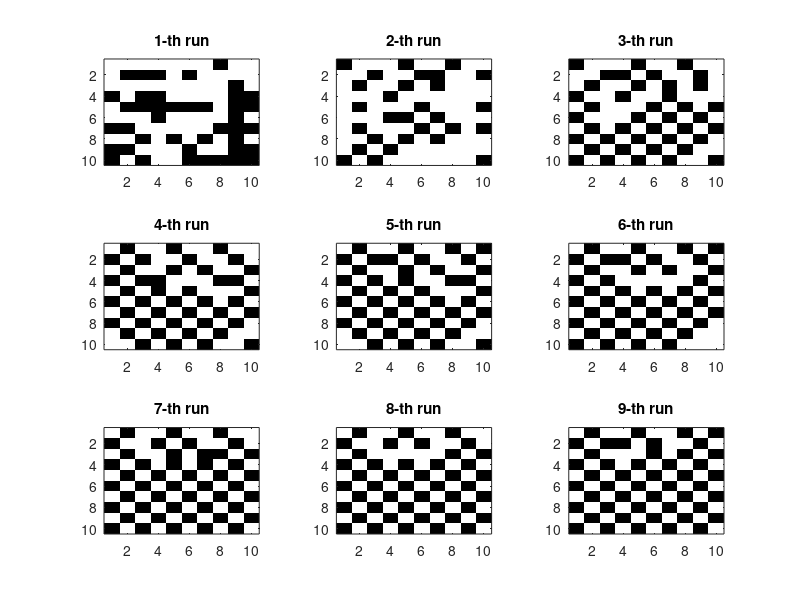

The MATLAB source for this figure:
clear all; close all;
N=10;
X = sign(randn(N,N));
XX = X;

%H = -1;J = 0;
%H = 0;J = 0;
%H = 1;J = 0;
%H = 0;J = -1;
%H = 0;J = 1;
%H = 4;J = -1;
H = 4;J = -2;
 
% define the neighbors
for i = 1:N
    for j = 1:N
        temp = [i-1,j;i+1,j;i,j-1;i,j+1];
        ngh{i,j}=temp(min(temp,[],2)>= 1 & max(temp,[],2)<= N, :);
    end
end
rand('seed',0);
K=9;
for k=2:K
    for i=1:N
        for j=1:N
        sn=H;
        for r=1:length(ngh{i,j})
            sn = sn+ J*X(ngh{i,j}(r,1), ngh{i,j}(r,2));
        end
        P1=exp(sn*2)/(1+exp(2*sn));
        U=rand;
        X(i,j)=(U<P1)-(U>P1);
    end
end
XX(:,:,k)=X;
end
 
for k=1:K
    subplot(3,3,k);
    if(sum(sum(XX(:,:,k)))==N^2)
        image(255*ones(N,N));
    elseif(sum(sum(XX(:,:,k)))==-N^2)
        image(zeros(N,N));
    else
        imagesc(XX(:,:,k));
    end
    colormap(gray);
    title(sprintf('%d-th run',k));
end
